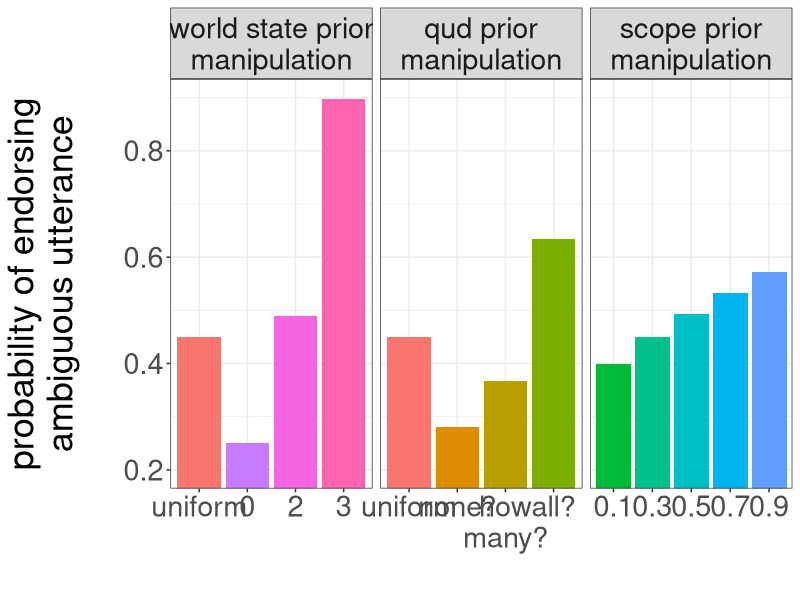
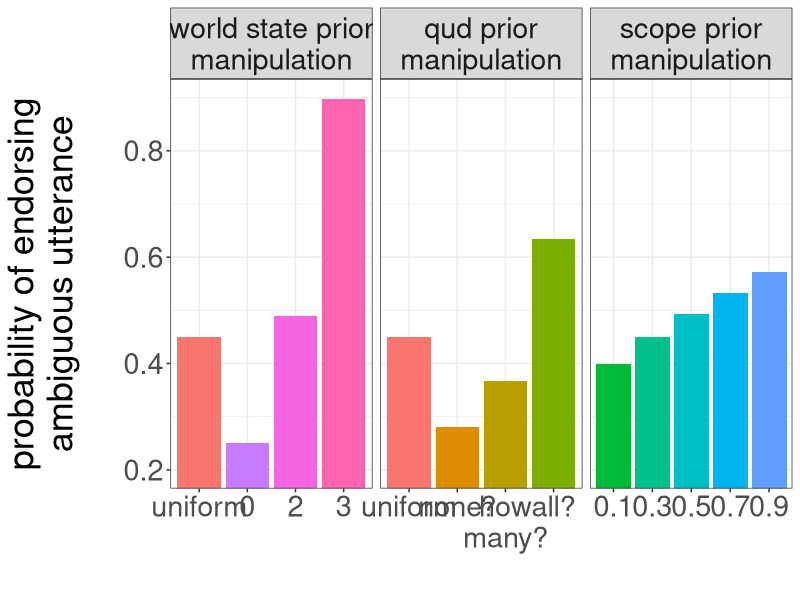

Write R code to recreate these figures, in order. (Note: this script raises an error after producing the figures.)
##setwd("~/Documents/kids-scope/")
##setwd("~/Documents/MATLAB/kids-scope/kids-scope/models/Matlab Model/RSA-Code/Data")
library(ggplot2)
library(scales)
# ## BIG PLOt
# 
# all_d = read.csv("big_matrix.csv",header=T)
# 
# names(all_d) <- c("state","scope","QUD","p")
# 
# all_d$state = factor(all_d$state,levels=c("3","0","1","2"))
# all_d$state = factor(all_d$state,labels=c("uniform\nstate prior","0 horses","1 horse","2 horses"))
# 
# all_d$QUD = factor(all_d$QUD,levels=c("3","0","1","2"))
# all_d$QUD = factor(all_d$QUD,labels=c("uniform\nQUD prior","did no\nhorses succeed?","how many\nhorses succeeded?","did all\nhorses succeed?"))
# 
# p <- ggplot(all_d,aes(x=as.factor(scope),y=p,fill=as.factor(scope))) +
#   geom_bar(stat="identity")+
#   ylab("probability of endorsing\nambiguous utterance\n") +
#   xlab("\nscope prior")+
#   #scale_fill_manual(values=c("red", "blue"))+
#   theme(axis.text.x = element_text(size=10,angle=0))+
#   #ylim(0,0.8)+
#   theme_bw()+
#   guides(fill=FALSE)+
# facet_grid(QUD~state)
# p
# #ggsave("big-plot.jpg",width=7,height=7)


# little plot

#q = read.csv("twonot_qud",header=F)
q = read.csv("qud_manip9.csv",header=F)
names(q) <- c("state","scope","QUD","p")
q$condition = "qud"
q$QUD = factor(q$QUD,levels=c("3","0","1","2"))
#change from horses to frogs
#q$QUD = factor(q$QUD,labels=c("uniform\nQUD prior","did no\nfrogs succeed?","how many\nfrogs succeeded?","did all\nfrogs succeed?"))
q$QUD = factor(q$QUD,labels=c("uniform\nQUD prior","did no\nhorses succeed?","how many\nhorses succeeded?","did all\nhorses succeed?"))

#s = read.csv("twonot_scope",header=F)
s = read.csv("scope_manip.csv",header=F)
names(s) <- c("state","scope","QUD","p")
s$condition = "scope"

#w = read.csv("twonot_world",header=F)
w = read.csv("world_manip9.csv",header=F)
w = w[-c(3),]
names(w) <- c("state","scope","QUD","p")
w$condition = "world"
##Frogs
#w$state = factor(w$state,levels=c("3","0","1","2"))
#w$state = factor(w$state,labels=c("uniform\nstate prior","0 frogs","1 frog","2 frogs"))
##Horses
w$state = factor(w$state,levels=c("4","0","2","3"))
w$state = factor(w$state,labels=c("uniform\nstate prior","0 horses","2 horses","3 horses"))

d = rbind(s,w,q)

d$x = NA
d[d$condition=="qud",]$x = as.character(d[d$condition=="qud",]$QUD)
d[d$condition=="scope",]$x = d[d$condition=="scope",]$scope
d[d$condition=="world",]$x = d[d$condition=="world",]$world

##Horses
d$x = factor(d$x,levels=c("uniform\nQUD prior","did no\nhorses succeed?","how many\nhorses succeeded?","did all\nhorses succeed?","0.1","0.3", "0.5","0.7","0.9","uniform\nstate prior","0 horses","2 horses","3 horses"))
d$x = factor(d$x,labels=c("uniform","none?","how\nmany?","all?","0.1","0.3", "0.5","0.7","0.9","uniform","0","2","3"))

##Frogs
#d$x = factor(d$x,levels=c("uniform\nQUD prior","did no\nfrogs succeed?","how many\nfrogs succeeded?","did all\nfrogs succeed?","0.1","0.3", "0.5","0.7","0.9","uniform\nstate prior","0 frogs","1 frog","2 frogs"))
#d$x = factor(d$x,labels=c("uniform","none?","how\nmany?","all?","0.1","0.3", "0.5","0.7","0.9","uniform","0","1","2"))

d$condition = factor(d$condition,levels=c("world","qud","scope"))
d$condition = factor(d$condition,labels=c("world state prior\nmanipulation","qud prior\nmanipulation","scope prior\nmanipulation"))

lp <- ggplot(d,aes(x=as.factor(x),y=p,fill=as.factor(x))) +
  geom_bar(stat="identity")+
  ylab("probability of endorsing\nambiguous utterance\n") +
  xlab("\nscope prior")+
  #scale_fill_manual(values=c("red", "blue"))+
  theme(axis.text.x = element_text(size=10,angle=0))+
  scale_y_continuous(limits=c(.2,.9),oob = rescale_none)+
  theme_bw()+
  xlab("")+
  guides(fill=FALSE)+
  theme(text = element_text(size=26))+
  facet_grid(.~condition,scales = "free_x")
lp
#ggsave("twonot_results.jpeg",width=15.75,height=4.5)
ggsave("horses_BU.jpeg",width=15.75,height=4.5)

##Super Endorsement Graph

# se <- ggplot(e,aes(x=as.factor(x),y=p,fill=as.factor(x))) +
#   geom_bar(stat="identity")+
#   ylab("probability of endorsing\nambiguous utterance\n") +
#   xlab("\nscope prior")+
#   #scale_fill_manual(values=c("red", "blue"))+
#   theme(axis.text.x = element_text(size=10,angle=0))+
#   scale_y_continuous(limits=c(.3,1),oob = rescale_none)+
#   theme_bw()+
#   xlab("\ninverse scope prior")+
#   guides(fill=FALSE)+
# se
e = read.csv('super_endorse9.csv',header=F)
names(e) <- c("state","scope","QUD","p") 

e$scope = factor(e$scope,levels=c("0.1","0.5","0.9"))
e$scope = factor(e$scope,labels=c("0.1","0.5","0.9"))
e$condition = factor(e$condition,levels=c("scope"))
e$condition = factor(e$condition,labels=c("Gang-up effect of Pragmatic factors"))
# A bar graph
se <-ggplot(data=e, aes(x=as.factor(scope), y=p,fill=as.factor(scope))) + 
  geom_bar(stat="identity") +                        # Thinner lines
  scale_fill_manual(values=c("limegreen", "seagreen3","royalblue1"))+      # Set legend title
  xlab("") + ylab("probability of endorsing\nambiguous utterance\n") + # Set axis labels
  scale_y_continuous(limits=c(.2,1),oob = rescale_none)+
  theme_bw()+
  theme(text = element_text(size=26))+
  guides(fill=FALSE)
se
ggsave("super_end.jpeg",width=6,height=4.4)

g = read.csv('world_manip9.csv',header=F)
names(g) <- c("state","scope","QUD","p") 

g$state = factor(g$state,levels=c("4","0","1","2","3"))
g$state = factor(g$state,labels=c("uniform\nstate prior","0 horses","1 horse","2 horses","3 horses"))
# A bar graph
we <-ggplot(data=g, aes(x=as.factor(state), y=p,fill=as.factor(state))) + 
  geom_bar(stat="identity") +                        # Thinner lines
  #scale_fill_manual(values=c("limegreen", "seagreen3","royalblue1"))+      # Set legend title
  xlab("") + ylab("probability of endorsing\nambiguous utterance\n") + # Set axis labels
  scale_y_continuous(limits=c(.2,1),oob = rescale_none)+
  theme_bw()+
  theme(text = element_text(size=32))+
  guides(fill=FALSE)
we

q = read.csv('qud_manip9.csv',header=F)
names(q) <- c("state","scope","QUD","p") 

q$QUD = factor(q$QUD,levels=c("3","0","1","2"))
q$QUD = factor(q$QUD,labels=c("uniform\nQUD prior","did no\nhorses succeed?","how many\nhorses succeeded?","did all\nhorses succeed?"))
# A bar graph
qe <-ggplot(data=q, aes(x=as.factor(QUD), y=p,fill=as.factor(QUD))) + 
  geom_bar(stat="identity") +                        # Thinner lines
  #scale_fill_manual(values=c("limegreen", "seagreen3","royalblue1"))+      # Set legend title
  xlab("") + 
  ylab("probability of endorsing\nambiguous utterance\n") + # Set axis labels
  scale_y_continuous(limits=c(.2,1),oob = rescale_none)+
  theme_bw()+
  theme(text = element_text(size=32))+
  guides(fill=FALSE)
qe

s = read.csv('scope_manip.csv',header=F)
names(s) <- c("state","scope","QUD","p") 

s$scope = factor(s$scope,levels=c("0.1","0.3","0.5","0.7","0.9"))
s$scope = factor(s$scope,labels=c("0.1","0.3","0.5","0.7","0.9"))
# A bar graph
ss <-ggplot(data=s, aes(x=as.factor(scope), y=p,fill=as.factor(scope))) + 
  geom_bar(stat="identity") +                        # Thinner lines
  #scale_fill_manual(values=c("limegreen", "seagreen3","royalblue1"))+      # Set legend title
  xlab("inverse scope prior") + ylab("probability of endorsing\nambiguous utterance\n") + # Set axis labels
  scale_y_continuous(limits=c(.2,1),oob = rescale_none)+
  theme_bw()+
  theme(text = element_text(size=32))+
  guides(fill=FALSE)
ss
#ggsave("super_endorse.jpg",width=3,height=3)fill="seagreen3", colour="seagreen3"
